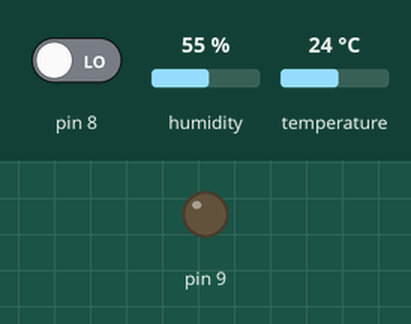
The sketch below on a simulated Arduino Uno, built with avr-gcc and run on an emulated ATmega328P. On the bench: output pins drawn as LEDs (lit = HIGH). The inputs (shaded band) are chosen by the test bench; at power-on: pin 8 LOW, humidity 55 %, temperature 24 °C. What the sketch prints to the serial monitor is not drawn.

Above: at 0.1 s.
At 0.6 s:
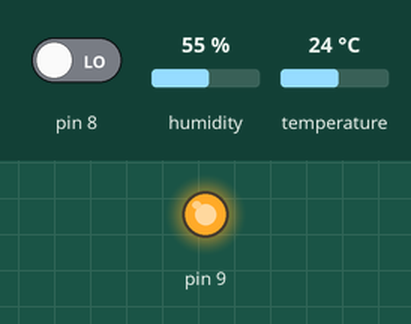
Timing chart, 0 to 2.1 s (numbered marks = the images above):
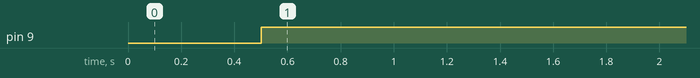

Measured:
- by itself, pin 9: LOW → HIGH at 0.50 s

The sketch:

test.ino
```cpp
#include <elapsedMillis.h>
#include <Adafruit_AHT10.h>

Adafruit_AHT10 aht;


elapsedMillis timeElapsed;
int i;
float medida;
float tof;
const int nMedidas = 20;
float suma = 0.0;

float dAnt = 0;
float tofAnt = 0;
float vAnt = 0;
float velSon = 0;
float d = 0;

elapsedSeconds tempSegundos;
unsigned int tempIntervalo = 10;  // Tiempo entre mediciones de temperatura

void setup() {
  Serial.begin(9600);
  delay(500);  // Para prevenir errores
  pinMode(9, OUTPUT); /*activación del pin 9 como salida: para el pulso ultrasónico*/
  pinMode(8, INPUT); /*activación del pin 8 como entrada: tiempo del rebote del ultrasonido*/
  timeElapsed = 0;
  if (! aht.begin()) {
    Serial.println("Could not find AHT10? Check wiring");
    while (1) delay(10);
  }
  //Serial.println("TOF,Distancia,Temp,Humed");


}


void loop() {

  for (i = 1; i <= nMedidas; i++) {  // Cuántas mediciones queremos promediar
    digitalWrite(9, LOW); /* Por cuestión de estabilización del sensor*/
    delayMicroseconds(10);

    digitalWrite(9, HIGH); /* envío del pulso ultrasónico*/
    delayMicroseconds(10);


    medida = pulseIn(8, HIGH); /* Función para medir la longitud del pulso entrante.
  Mide el tiempo que transcurrido entre el envío del pulso ultrasónico y cuando el
  sensor recibe el rebote, es decir: desde que el pin 8 empieza a recibir el rebote,
  HIGH, hasta que deja de hacerlo, LOW, la longitud del pulso entrante*/

    if (medida >= 300 && medida <= 29000) {
      tof = medida;
    }

    d = 343 * tof/2000000;
    Serial.println(d, 5);

    delay(20);
  }


  if (tempSegundos >= tempIntervalo) {
      sensors_event_t humidity, temp;
      aht.getEvent(&humidity, &temp);  //Leer sensor Temp y humedad
      tempSegundos = 0;
  }

  //velSon = 331.29 * sqrt((temp.temperature + 273.15) / 273.15);
  //d = velSon * tof;

  //float v = (d-dAnt)/(tof-tofAnt);
  //float a = (v-vAnt)/(tof-tofAnt);

  //Serial.print(",");
  //Serial.print(v);
  //Serial.print(",");
  //Serial.println(a);

  //dAnt = d;
  //tofAnt = tof;
  //vAnt=v;

  //Serial.println(humidity.relative_humidity);
  suma = 0;


  //while(1){};


}
```
